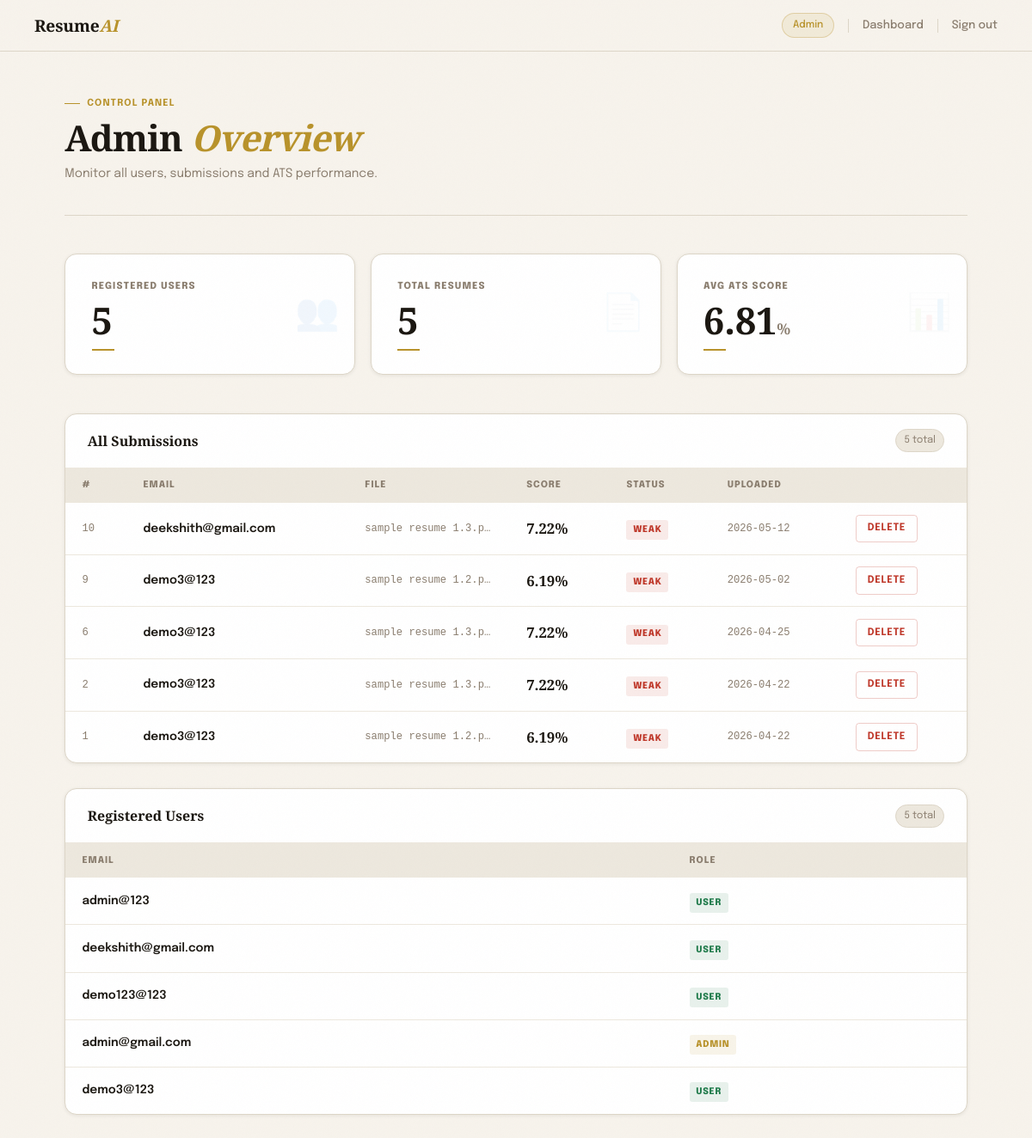
/admin (signed in), run on the app's committed database.
### tables this page shows
CREATE TABLE resumes (
            id INTEGER PRIMARY KEY AUTOINCREMENT,
            email TEXT, filename TEXT, text TEXT, score REAL,
            ai_feedback TEXT,
            uploaded_at TIMESTAMP DEFAULT CURRENT_TIMESTAMP);

CREATE TABLE users (
            id INTEGER PRIMARY KEY AUTOINCREMENT,
            email TEXT UNIQUE, password TEXT, role TEXT DEFAULT 'user');

### app.py (the view)
@app.route("/admin")
def admin():
    if session.get("role") != "admin": return redirect("/login")
    with sqlite3.connect("database.db") as conn:
        cur = conn.cursor()
        cur.execute("SELECT COUNT(*) FROM users"); total_users = cur.fetchone()[0]
        cur.execute("SELECT COUNT(*) FROM resumes"); total_resumes = cur.fetchone()[0]
        cur.execute("SELECT AVG(score) FROM resumes"); avg_score = cur.fetchone()[0] or 0
        cur.execute("SELECT id,email,filename,score,uploaded_at FROM resumes ORDER BY uploaded_at DESC")
        data = cur.fetchall()
        cur.execute("SELECT email,role FROM users ORDER BY id DESC")
        users_list = cur.fetchall()
    enriched = []
    for row in data:
        label,cls = get_label(row[3])
        enriched.append({"id":row[0],"email":row[1],"filename":row[2],"score":row[3],"label":label,"cls":cls,"uploaded_at":row[4]})
    return render_template("admin.html", total_users=total_users, total_resumes=total_resumes,
        avg_score=round(avg_score,2), data=enriched, users_list=users_list)

### app.py (called while the page is built)
def get_label(score):
    if score >= 70: return "Excellent","excellent"
    elif score >= 45: return "Good","good"
    elif score >= 20: return "Average","average"
    else: return "Weak","weak"

### templates/admin.html (shortened to what this page needs)
<!DOCTYPE html>
<html lang="en">
<head>
  <link rel="stylesheet" href="{{ url_for('static', filename='css/style.css') }}">
</head>
<body>
<nav>
  <a class="nav-logo" href="/admin">Resume<em>AI</em></a>
  <div class="nav-right">
    <span class="nav-chip admin-chip">Admin</span>
    <a class="nav-link" href="/dashboard">Dashboard</a>
    <a class="nav-link" href="/logout">Sign out</a>
  </div>
</nav>
<main>
<div class="container">
  <div class="page-head">
    <div>
      <div class="page-eyebrow">Control panel</div>
      <h1>Admin <em>Overview</em></h1>
      <p>Monitor all users, submissions and ATS performance.</p>
    </div>
  </div>
  <div class="stats-row">
    <div class="scard" data-icon="👥">
      <div class="scard-label">Registered Users</div>
      <div class="scard-val">{{ total_users }}</div>
      <div class="scard-line"></div>
    </div>
    <div class="scard" data-icon="📄">
      <div class="scard-label">Total Resumes</div>
      <div class="scard-val">{{ total_resumes }}</div>
      <div class="scard-line"></div>
    </div>
    <div class="scard" data-icon="📊">
      <div class="scard-label">Avg ATS Score</div>
      <div class="scard-val">{{ avg_score }}<span>%</span></div>
      <div class="scard-line"></div>
    </div>
  </div>
  <div class="tbl-section">
    <div class="tbl-head">
      <div class="tbl-title">All Submissions</div>
      <span class="tbl-badge">{{ data|length }} total</span>
    </div>
    <table>
      <thead>
        <tr>
          <th>#</th><th>Email</th><th>File</th>
          <th>Score</th><th>Status</th><th>Uploaded</th><th></th>
        </tr>
      </thead>
      <tbody>
        {% for row in data %}
        <tr>
          <td class="td-mono">{{ row.id }}</td>
          <td style="font-weight:600">{{ row.email }}</td>
          <td class="td-mono" style="max-width:140px;overflow:hidden;text-overflow:ellipsis;white-space:nowrap">{{ row.filename or '—' }}</td>
          <td class="td-score">{{ row.score }}%</td>
          <td><span class="score-pill pill-{{ row.cls }}">{{ row.label }}</span></td>
          <td class="td-mono">{{ row.uploaded_at[:10] if row.uploaded_at else '—' }}</td>
          <td>
            <a href="/delete/{{ row.id }}" class="btn btn-danger"
               onclick="return confirm('Delete this resume permanently?')">Delete</a>
          </td>
        </tr>
        {% else %}
        <tr><td colspan="7" style="text-align:center;color:var(--muted);padding:2.5rem">No submissions yet.</td></tr>
        {% endfor %}
      </tbody>
    </table>
  </div>
  <div class="tbl-section">
    <div class="tbl-head">
      <div class="tbl-title">Registered Users</div>
      <span class="tbl-badge">{{ users_list|length }} total</span>
    </div>
    <table>
      <thead>
        <tr><th>Email</th><th>Role</th></tr>
      </thead>
      <tbody>
        {% for u in users_list %}
        <tr>
          <td style="font-weight:600">{{ u[0] }}</td>
          <td>
            <span class="score-pill {% if u[1] == 'admin' %}pill-good{% else %}pill-excellent{% endif %}">
              {{ u[1] }}
            </span>
          </td>
        </tr>
        {% else %}
        <tr><td colspan="2" style="text-align:center;color:var(--muted);padding:2rem">No users found.</td></tr>
        {% endfor %}
      </tbody>
    </table>
  </div>
</div>
</main>
</body>
</html>

### data on the page
resumes: id "10", email "deekshith@gmail.com", filename "sample resume 1.3.p…", score "7.22", label "WEAK", uploaded_at "2026-05-12"
resumes: id "9", email "demo3@123", filename "sample resume 1.2.p…", score "6.19", label "WEAK", uploaded_at "2026-05-02"
resumes: id "6", email "demo3@123", filename "sample resume 1.3.p…", score "7.22", label "WEAK", uploaded_at "2026-04-25"
resumes: id "2", email "demo3@123", filename "sample resume 1.3.p…", score "7.22", label "WEAK", uploaded_at "2026-04-22"
resumes: id "1", email "demo3@123", filename "sample resume 1.2.p…", score "6.19", label "WEAK", uploaded_at "2026-04-22"
users: email "admin@123", role "USER"
users: email "deekshith@gmail.com", role "USER"
users: email "demo123@123", role "USER"
users: email "admin@gmail.com", role "ADMIN"
users: email "demo3@123", role "USER"

### other printed values
{{ total_users }} "5"
{{ total_resumes }} "5"
{{ avg_score }} "6.81"
{{ data|length }} "5"
{{ users_list|length }} "5"
